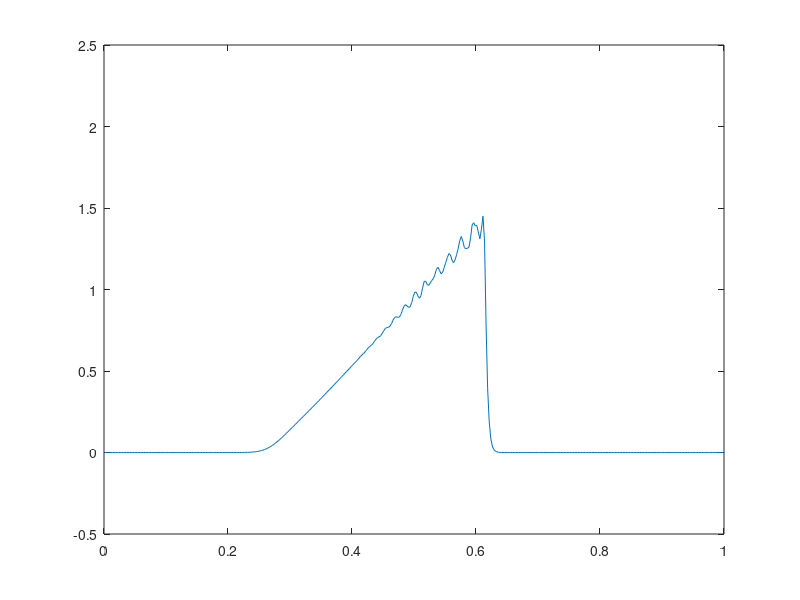

The MATLAB script that drew this image:
clear all;

% Reseni smisene ulohy pro rovnici u_t + (u^2/2)_x = 0 pomoci MKO

% Delka intervalu a pocet bunek
L = 1;
n = 400;

dx = L / n;
x = linspace(dx/2, L-dx/2, n); 

u(1:n)  = 0;
un(1:n) = 0;
d(1:n+1) = 0;

% Pocatecni podminka
for i = 1:n
  if (x(i)>0.25 && x(i)<0.5)
     u(i) = 1-cos(2*pi*(x(i)/0.25-1));
  end
end

plot(x, u); axis([0 1 -0.5 2.5]);
disp("Stiskni enter pro pokracovani"); pause;

dt = 0.1*dx;

t = 0;

for iter = 1:n

    % Okrajova podminka na leve casti intervalu
    f(1) = 0;
    f(n+1) = u(n)^2/2;

    % Umela vazkost
    for i=3:n-2
	d1=abs(u(i-2)-2*u(i-1)+u(i)) / (abs(u(i-2))+2*abs(u(i-1))+abs(u(i))+1.e-3);
	d2=abs(u(i-1)-2*u(i)+u(i+1)) / (abs(u(i-1))+2*abs(u(i))+abs(u(i+1))+1.e-3);
	d(i) = 25*max(d1,d2);
    end

    % Numericky tok f
    for i = 2:n
	a = (u(i-1)+u(i))/2;
	q = a^2*dt/dx;

	f(i) = a/2*(u(i-1)+u(i)) - (q+d(i))/2*(u(i)-u(i-1));
    end

    un(1:n) = u(1:n) - dt/dx * (f(2:n+1) - f(1:n));
    t = t + dt;

    u = un;

    if (mod(iter,10)==0)
      plot(x, u); axis([0 1 -0.5 2.5]);
      pause(1);
    end
end

t

